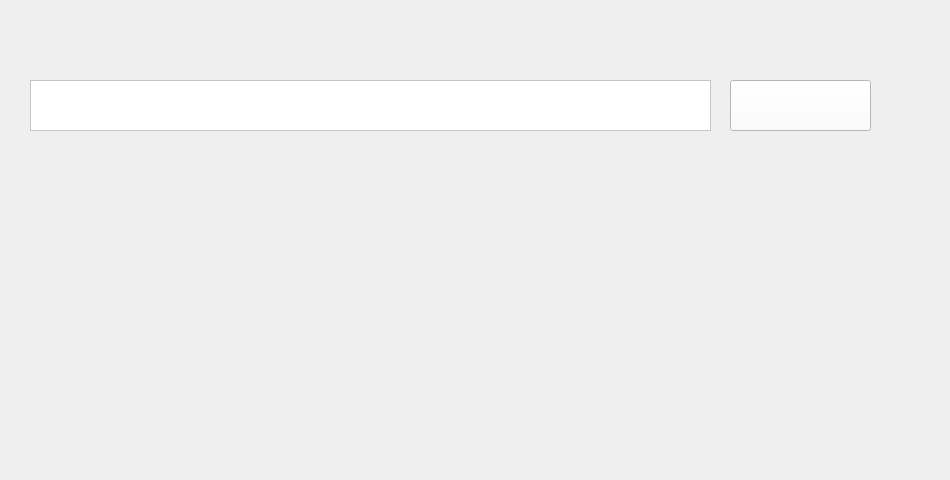
   <widget class="QWidget" name="page_3">
    <widget class="QWidget" name="widget_2" native="true">
     <property name="geometry">
      <rect>
       <x>-10</x>
       <y>0</y>
       <width>941</width>
       <height>471</height>
      </rect>
     </property>
     <widget class="QPushButton" name="pushButton_11">
      <property name="geometry">
       <rect>
        <x>740</x>
        <y>80</y>
        <width>141</width>
        <height>51</height>
       </rect>
      </property>
      <property name="styleSheet">
       <string notr="true">background-color: rgb(255, 255, 255);
</string>
      </property>
      <property name="text">
       <string/>
      </property>
      <property name="icon">
       <iconset resource="res.qrc">
        <normaloff>:/backgrond/image/background/query.png</normaloff>:/backgrond/image/background/query.png</iconset>
      </property>
      <property name="iconSize">
       <size>
        <width>30</width>
        <height>40</height>
       </size>
      </property>
      <property name="flat">
       <bool>false</bool>
      </property>
     </widget>
     <widget class="QTextEdit" name="textEdit_2">
      <property name="geometry">
       <rect>
        <x>40</x>
        <y>80</y>
        <width>681</width>
        <height>51</height>
       </rect>
      </property>
      <property name="font">
       <font>
        <family>Agency FB</family>
        <pointsize>16</pointsize>
       </font>
      </property>
      <property name="styleSheet">
       <string notr="true">background-color: rgb(255, 255, 255);</string>
      </property>
     </widget>
     <widget class="MusicListWidget" name="listWidget_2">
      <property name="geometry">
       <rect>
        <x>40</x>
        <y>161</y>
        <width>881</width>
        <height>281</height>
       </rect>
      </property>
      <property name="styleSheet">
       <string notr="true"> border: none;
color:rgb(255, 255, 255);
background: transparent;  
</string>
      </property>
     </widget>
     <widget class="QLabel" name="label_5">
      <property name="geometry">
       <rect>
        <x>270</x>
        <y>0</y>
        <width>261</width>
        <height>81</height>
       </rect>
      </property>
      <property name="styleSheet">
       <string notr="true">background-image: url(:/backgrond/image/background/Snipaste_2020-11-09_19-54-01.png);

</string>
      </property>
      <property name="text">
       <string/>
      </property>
     </widget>
    </widget>
   </widget>
